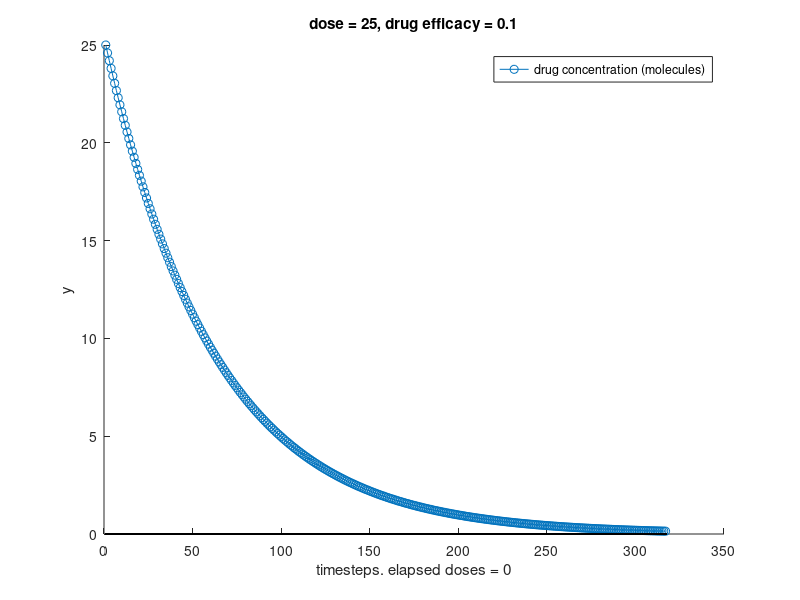
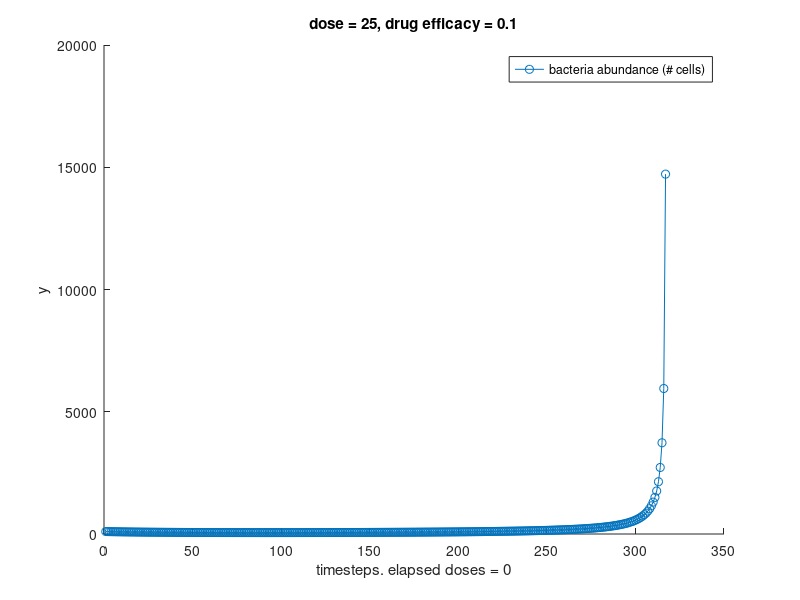
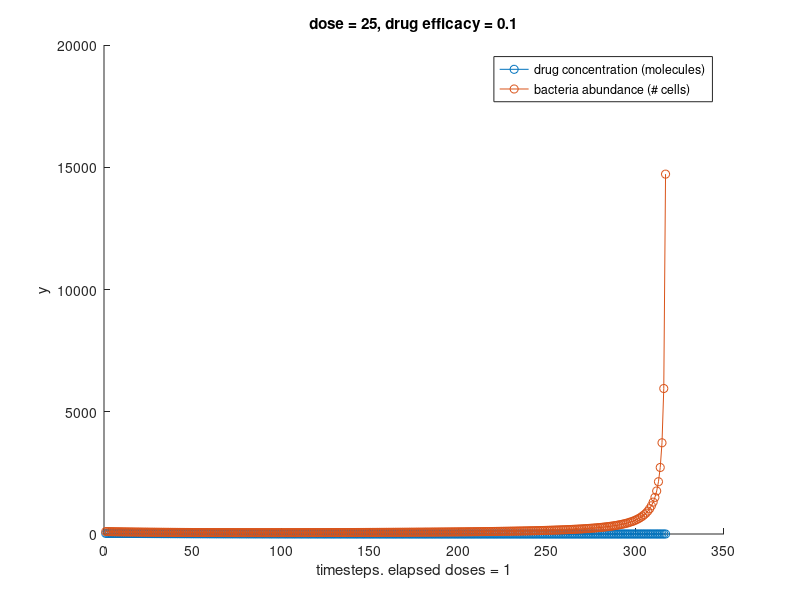

MATLAB code to generate these figures, in order: (Note: this script raises an error after producing the figures.)
%Group project 1 code
clearvars
close all
clc %this one doesn't run past 1st dose, as bacteria grows out of control. To see results, type horzcat(t1,y1)

format longg %display more decimal points

a = 1/61.3; %elimination half-life = 61.3 min
k = 1/100; %doubling time is 20 min for bacteria if there is unlimited food and space
g = 1/10; %number of bacterial cells killed per unit drug per minute
D1 = 25; %use molecules of amoxicillin - units need to match that of bacteria. assume 50 molecules = 500 mg dose, since 
         %we are scaling [drug] and [bacteria] down to have a workable
         %model
         %assume double that amount, i.e. 100, is toxic
repeateddose = 25;
B1 = 100;
l = 0; %before add in for loop
    tend = 480; %480 minutes = 8 hour between doses
    doserange = 1:1:tend; %1 x 480 matrix. Still 1 to 480 regardless of which dose you are on. Only initial conditions change
    %tend2 = 480;1

    %simple model works
    %F=@(t,y) [-a*y(1); k*y(2)]; %multiply by y(1) to prevent it from going to zero %F=@(t,y) [(-a*y(1)-1/g*y(2))*y(1)/100; k*(K-y(2))/K*y(2) - g*y(1)];
    
    %make more complicated
    F=@(t1,y1) [-a*y1(1); (k*y1(2) - g*y1(1))*y1(2)/100]; %assume no drug is used up via interaction with bacteria
    % multiply by 100 scaling so results aren't extreme, make it not too directly proportional so changes aren't too big at beginning
    %play around with magnitude of parameters so results don't go crazy or
    %diverge too quickly 
    
    [t1,y1] = ode45(F,doserange,[D1;B1]); %solve the differential equations

    %add derivative of bacterial cell abundance to plot as well to more
    %easily locate the fixed points where dB/dt = 0
    %dBdt = zeros(tend,1); %B values are stored in y1(2) 
    %for r=1:tend
    %    dBdt(r) = (k*y1(r,2) - g*y1(r,1))*y1(r,2)/100; %drug concentrations are in y1(:,2) and drug concentrations are in y1(:,1)
    %end
    %tdBdt = horzcat(t1,dBdt);

    figure, hold on %plot of drug
    plot(t1,y1(:,1),'-o')
    plot(t1,0,'Color','black')
    %plot(t+t*l,y(:,2),'-o') 
    ylabel('y');
    xlabel('time')
    xlabel(['timesteps. elapsed doses = ' num2str(l)]);
    legend('drug concentration (molecules)') %legend('drug concentration (ug/mL)','bacteria abundance (# cells)')
    title(['dose = ' num2str(repeateddose) ', drug efficacy = ' num2str(g)]);
    hold off 

    figure, hold on %plot of bacteria
    %plot(t+t*l,y(:,1),'-o') 
    plot(t1,y1(:,2),'-o') 
    ylabel('y');
    xlabel('time')
    xlabel(['timesteps. elapsed doses = ' num2str(l)]);
    legend('bacteria abundance (# cells)')
    title(['dose = ' num2str(repeateddose) ', drug efficacy = ' num2str(g)]);
    hold off 

    figure, hold on %plot of bacteria and drug together
    plot(t1,y1(:,1),'-o') 
    plot(t1,y1(:,2),'-o')
    %plot(t1,dBdt)
    ylabel('y');
    xlabel('time')
    xlabel(['timesteps. elapsed doses = ' num2str(1)]);
    legend('drug concentration (molecules)','bacteria abundance (# cells)','dB/dt')
    title(['dose = ' num2str(repeateddose) ', drug efficacy = ' num2str(g)]);
    hold off 



    %dose 2
    %
    %
    %
    %set initial conditions for next dose
    if y1(length(y1(:,1)),2) < 0 %if population dropped below zero, make zero
        B1 = 0;
    else
        B1 = y1(length(y1(:,1)),2); %else, set final concentration of bacteria as initial concentration for next time period
    end 
    if y1(length(y1(:,1)),1) < 0 %if drug concentration fell below zero
        D1 = repeateddose;
    else 
        D1 = y1(length(y1(:,1)),1) + repeateddose; %where we left off + new dose (D1)
    end
    
    F=@(t2,y2) [-a*y2(1); (k*y2(2) - g*y2(1))*y2(2)/100]; %assume no drug is used up via interaction with bacteria
    % multiply by 100 scaling so results aren't extreme, make it not too directly proportional so changes aren't too big at beginning
    %play around with magnitude of parameters so results don't go crazy or
    %diverge too quickly 
    
    [t2,y2] = ode45(F,doserange,[D1;B1]);

    ttotal = 1:1:(tend*2);
    ytotal = [y1;y2];
   

    dBdt2 = zeros(tend,1); %B values are stored in y1(2) 
    for r=1:tend
        dBdt2(r) = (k*y2(r,2) - g*y2(r,1))*y2(r,2)/100; %drug concentrations are in y1(:,2) and drug concentrations are in y1(:,1)
    end
    tdBdt2 = horzcat(((tend+1):1:tend*2)',dBdt2);

    dBdt_total = [dBdt;dBdt2]; %actually derives don't look good on graph

    figure(2), hold on %plot of bacteria and drug together
    plot(ttotal,ytotal(:,1),'-o') 
    plot(ttotal,ytotal(:,2),'-o') 
    %plot(ttotal,dBdt_total)
    ylabel('y');
    xlabel('time')
    xlabel(['timesteps. elapsed doses = ' num2str(2)]);
    legend('drug concentration (molecules)','bacteria abundance (# cells)')
    title(['dose = ' num2str(repeateddose) ', drug efficacy = ' num2str(g)]);
    hold off





    %dose 3
    %
    %
    %
     %set initial conditions for next dose
    if y2(length(y2(:,1)),2) < 0 %if population dropped below zero, make zero
        B1 = 0;
    else
        B1 = y2(length(y2(:,1)),2); %else, set final concentration of bacteria as initial concentration for next time period
    end 
    if y2(length(y2(:,1)),1) < 0 %if drug concentration fell below zero
        D1 = repeateddose;
    else 
        D1 = y2(length(y2(:,1)),1) + repeateddose; %where we left off + new dose (D1)
    end 
    
    
    F=@(t3,y3) [-a*y3(1); (k*y3(2) - g*y3(1))*y3(2)/100]; %assume no drug is used up via interaction with bacteria
    % multiply by 100 scaling so results aren't extreme, make it not too directly proportional so changes aren't too big at beginning
    %play around with magnitude of parameters so results don't go crazy or
    %diverge too quickly 
    
    [t3,y3] = ode45(F,doserange,[D1;B1]);

    ttotal = 1:1:(3*tend);
    ytotal = [y1;y2;y3];
    
    %find fixed point
    dBdt3 = zeros(tend,1); %B values are stored in y1(2) 
    for r=1:tend
        dBdt3(r) = (k*y3(r,2) - g*y3(r,1))*y3(r,2)/100; %drug concentrations are in y1(:,2) and drug concentrations are in y1(:,1)
    end
    tdBdt3 = horzcat(((tend*2+1):1:(tend*3))',dBdt3);

    figure(2), hold on %plot of bacteria and drug together
    plot(ttotal,ytotal(:,1),'-o') 
    plot(ttotal,ytotal(:,2),'-o') 
    ylabel('y');
    xlabel('time')
    xlabel(['timesteps. elapsed doses = ' num2str(3)]);
    legend('drug concentration (molecules)','bacteria abundance (# cells)')
    title(['dose = ' num2str(repeateddose) ', drug efficacy = ' num2str(g)]);
    hold off
    

    
    %dose 4
    %
    %
    %
    %set initial conditions for next dose
    if y3(length(y3(:,1)),2) < 0 %if population dropped below zero, make zero
        B1 = 0;
    else
        B1 = y3(length(y3(:,1)),2); %else, set final concentration of bacteria as initial concentration for next time period
    end 
    if y3(length(y3(:,1)),1) < 0 %if drug concentration fell below zero
        D1 = repeateddose;
    else 
        D1 = y3(length(y3(:,1)),1) + repeateddose; %where we left off + new dose (D1)
    end 
    
    F=@(t4,y4) [-a*y4(1); (k*y4(2) - g*y4(1))*y4(2)/100]; %assume no drug is used up via interaction with bacteria
    % multiply by 100 scaling so results aren't extreme, make it not too directly proportional so changes aren't too big at beginning
    %play around with magnitude of parameters so results don't go crazy or
    %diverge too quickly 
    
    [t4,y4] = ode45(F,doserange,[D1;B1]);

    ttotal = 1:1:(4*tend);
    ytotal = [y1;y2;y3;y4];
    
    %find fixed point
    dBdt4 = zeros(tend,1); %B values are stored in y1(2) 
    for r=1:tend
        dBdt4(r) = (k*y4(r,2) - g*y4(r,1))*y4(r,2)/100; %drug concentrations are in y1(:,2) and drug concentrations are in y1(:,1)
    end
    tdBdt4 = horzcat(((tend*3+1):1:(tend*4))',dBdt4);

    figure(2), hold on %plot of bacteria and drug together
    plot(ttotal,ytotal(:,1),'-o') 
    plot(ttotal,ytotal(:,2),'-o') 
    ylabel('y');
    xlabel('time')
    xlabel(['timesteps. elapsed doses = ' num2str(4)]);
    legend('drug concentration (molecules)','bacteria abundance (# cells)')
    title(['dose = ' num2str(repeateddose) ', drug efficacy = ' num2str(g)]);
    hold off
    



    %
    %
    %
    %dose 5
    %
    %



    if y4(length(y4(:,1)),2) < 0 %if population dropped below zero, make zero
        B1 = 0;
    else
        B1 = y4(length(y4(:,1)),2); %else, set final concentration of bacteria as initial concentration for next time period
    end 
    if y4(length(y4(:,1)),1) < 0 %if drug concentration fell below zero
        D1 = repeateddose;
    else 
        D1 = y4(length(y4(:,1)),1) + repeateddose; %where we left off + new dose (D1)
    end 
    
    F=@(t5,y5) [-a*y5(1); (k*y5(2) - g*y5(1))*y5(2)/100]; %assume no drug is used up via interaction with bacteria
    % multiply by 100 scaling so results aren't extreme, make it not too directly proportional so changes aren't too big at beginning
    %play around with magnitude of parameters so results don't go crazy or
    %diverge too quickly 
    
    [t5,y5] = ode45(F,doserange,[D1;B1]);

    ttotal = 1:1:(5*tend);
    ytotal = [y1;y2;y3;y4;y5];
    
    %find fixed point
    dBdt5 = zeros(tend,1); %B values are stored in y1(2) 
    for r=1:tend
        dBdt5(r) = (k*y5(r,2) - g*y5(r,1))*y5(r,2)/100; %drug concentrations are in y1(:,2) and drug concentrations are in y1(:,1)
    end
    tdBdt5 = horzcat(((tend*4+1):1:(tend*5))',dBdt5);

    figure(2), hold on %plot of bacteria and drug together
    plot(ttotal,ytotal(:,1),'-o') 
    plot(ttotal,ytotal(:,2),'-o') 
    ylabel('y');
    xlabel('time')
    xlabel(['timesteps. elapsed doses = ' num2str(5)]);
    legend('drug concentration (molecules)','bacteria abundance (# cells)')
    title(['dose = ' num2str(repeateddose) ', drug efficacy = ' num2str(g)]);
    hold off
    
    %observe at what point in time bacterial cell count falls below zero
    M = horzcat(ttotal',ytotal);
